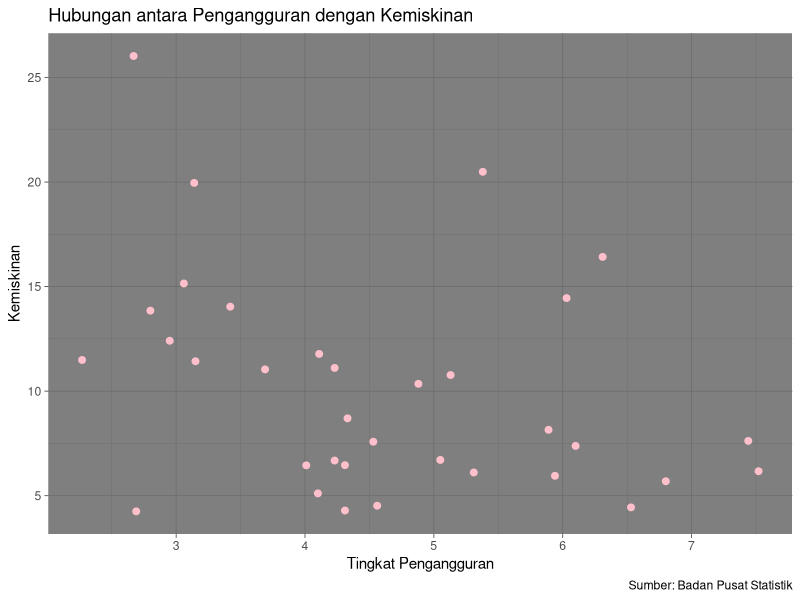

Write R code to recreate this figure.
## ---- chunk 1
#| warning: false
#| echo: true
library("png")
library("readxl")
library("ggplot2")
## ---- chunk 2
library("readxl")
dat<-read_excel("nganggurdanmiskin.xlsx")
head(dat)
## ---- chunk 3
library("ggplot2")
ggplot(data=dat,aes(x=x,y=y)) +
  geom_point(color="pink",size=2) +
  labs(title="Hubungan antara Pengangguran dengan Kemiskinan",
       x="Tingkat Pengangguran",
       y="Kemiskinan",
       caption = "Sumber: Badan Pusat Statistik") +
  theme_dark()
## ---- chunk 4
reg<-lm(y~x,data=dat)
summary(reg)
